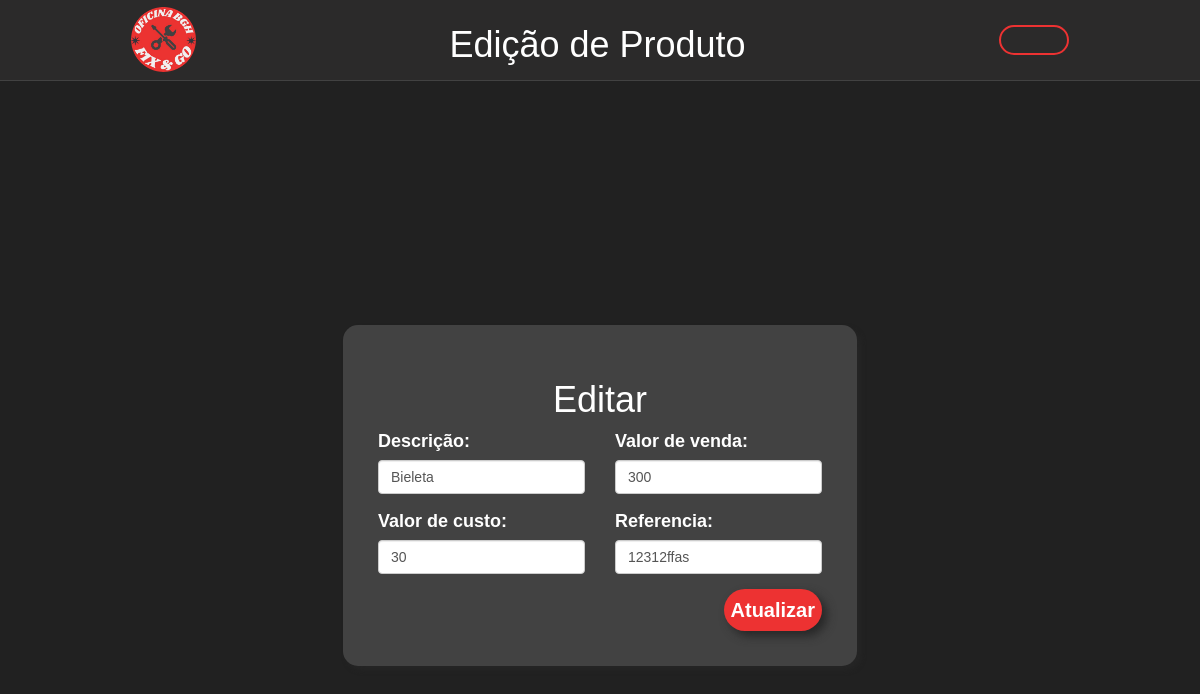
Before: /editar/editarProdutos.php?id=1 (signed in) with the older database file.
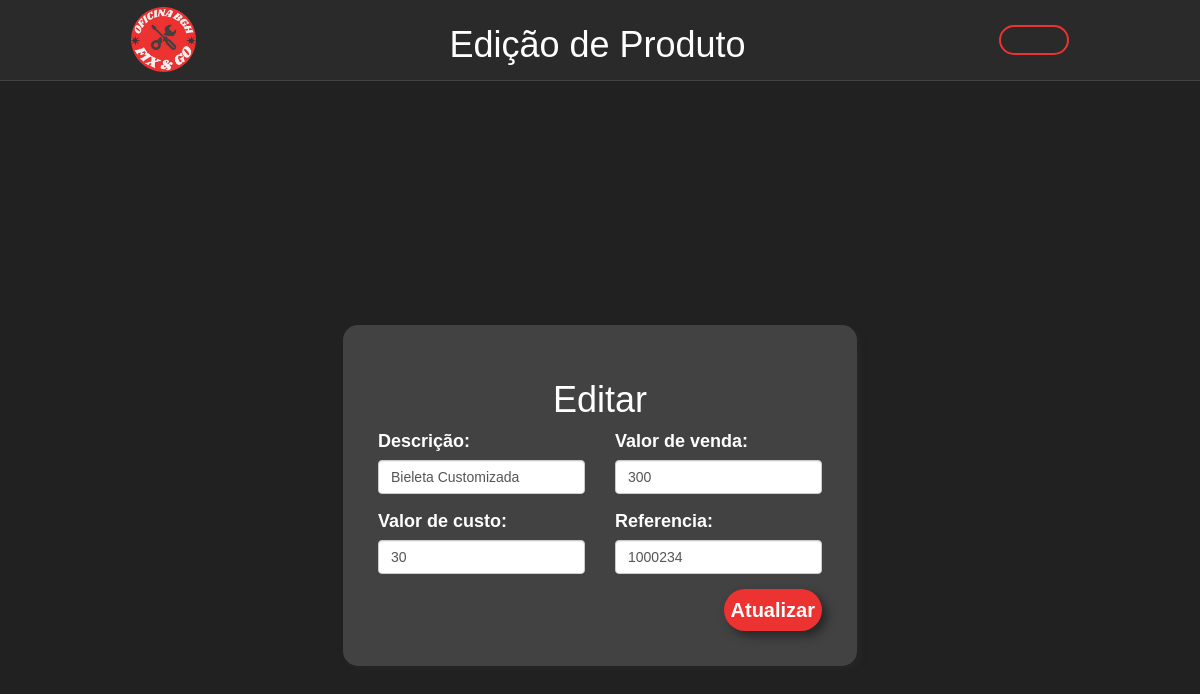
After: the same page with the newer database file.
### tables this page shows
CREATE TABLE `produtos` (
  `id` int(11) NOT NULL,
  `descricao` varchar(1000) NOT NULL,
  `valorCusto` double NOT NULL,
  `valorVenda` double NOT NULL,
  `referencia` varchar(1000) NOT NULL
);

### classes/Produtos.php (called while the page is built, shortened)
<?php
class Produtos
{
    private $conn;
    private $table_name = "produtos";
    public function __construct($db)
    {
        $this->conn = $db;
    }
    public function lerPorId($id)
    {
        $query = "SELECT * FROM " . $this->table_name . " WHERE id = ?";
        $stmt = $this->conn->prepare($query);
        $stmt->execute([$id]);
        return $stmt->fetch(PDO::FETCH_ASSOC);
    }
}
?>

### editar/editarProdutos.php (the view, shortened to what this page needs)
<?php
include_once '../config/config.php';
include_once '../classes/Produtos.php';
$produto = new Produtos($db);
if (isset($_GET['id'])) {
    $id = $_GET['id'];
    $dadosProduto = $produto->lerPorId($id);
}
?>
<!DOCTYPE html>
<html lang="pt-br">
<head>
    <link rel="stylesheet" href="../styles/styleCadUsuario.css">
    <link rel="stylesheet" href="https://maxcdn.bootstrapcdn.com/bootstrap/3.3.7/css/bootstrap.min.css">
    <link rel="stylesheet" href="https://cdnjs.cloudflare.com/ajax/libs/font-awesome/4.5.0/css/font-awesome.min.css">
    <link rel="stylesheet" href="../styles/styleCadUsuario.css">
</head>
<body>
    <header>
        <img src="../assets/img/logo.png" alt="Logo" class="small-img">
        <h1 class="le">Edição de Produto</h1>
        <a href="../gerenciamento/gerenciarProdutos.php" class="btn-voltar"><ion-icon name="arrow-undo"></ion-icon></a>
    </header>
    <main style="height: 100vh;">
        <div class="container mx-auto shadow algin-middle">
            <h1 class="text-center">Editar</h1>
            <form method="POST">
                <div class="row">
                    <div class="col-md-6">
                        <div class="form-group">
                            <label for="descricao">Descrição:</label>
                            <input type="text" name="descricao" id="descricao" class="form-control"
                                placeholder="Descrição..." required
                                value="<?php echo htmlspecialchars($dadosProduto['descricao']); ?>">
                        </div>
                    </div>
                    <div class="col-md-6">
                        <label>Valor de venda:</label>
                        <input type="decimal" name="valorVenda" id="valorVenda" class="form-control"
                            placeholder="ValorVenda..." required
                            value="<?php echo htmlspecialchars($dadosProduto['valorVenda']); ?>">
                    </div>
                </div>
                <div class="row">
                    <div class="col-md-6">
                        <div class="form-group">
                            <label for="valorCusto">Valor de custo:</label>
                            <input type="text" name="valorCusto" id="valorCusto" class="form-control"
                                placeholder="valor de custo..." required
                                value="<?php echo htmlspecialchars($dadosProduto['valorCusto']); ?>">
                        </div>
                    </div>
                    <div class="col-md-6">
                        <label>Referencia:</label>
                        <div class="form-group">
                            <input type="text" name="referencia" id="referencia" class="form-control"
                                placeholder="Referencia..." required
                                value="<?php echo htmlspecialchars($dadosProduto['referencia']); ?>">
                        </div>
                    </div>
                </div>
                <button type="submit" class="btn-cad">
                    <ion-icon name="pencil"></ion-icon> Atualizar
                </button>
            </form>
        </div>
    </main>
</body>
</html>

Changed rows visible on the page:
changed produtos: descricao "Bieleta" → "Bieleta Customizada"; referencia "12312ffas" → "1000234"
